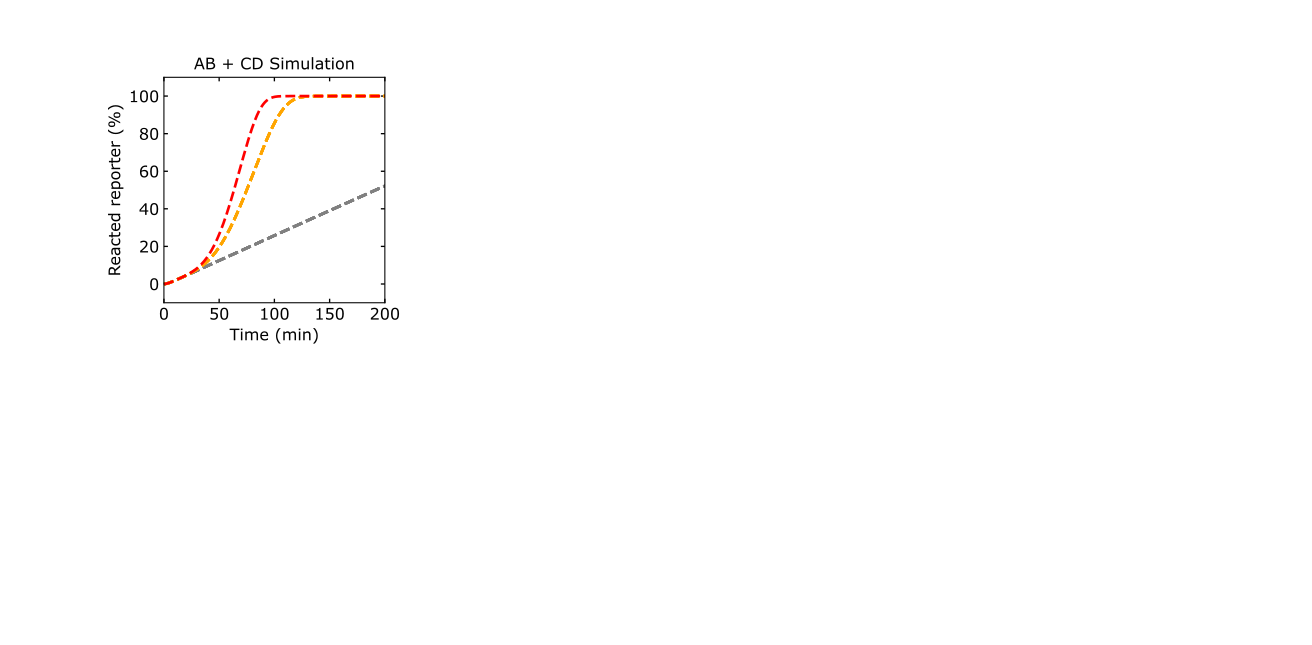

Recreate this plot in Python.
# -*- coding: utf-8 -*-
"""
Created on Fri Jul  8 14:40:33 2022

@author: tnm12
"""

import numpy as np
import matplotlib.pyplot as plt
from matplotlib.ticker import MaxNLocator

import sys
import Simulatorv2021 as RSDs #import version 2.0.2.1 of simulator
    
fs = 12

color = ['grey','grey','grey','orange','grey','grey','grey','orange','grey','grey','grey','orange','orange','orange','orange','red']

'''
##############################################################################
Simulations
##############################################################################
'''

t_sim = np.linspace(0,4,1001)*3600 # seconds

k_txn = 0.0075 #transcription rate

REP_con=500
      #0 0 0 1 0 0 0 1  0  0  0  1  1  1  1  1 (creates reporter)
IN1 = [0,0,0,0,0,0,0,0,25,25,25,25,25,25,25,25]
IN3 = [0,0,0,0,25,25,25,25,0,0,0,0,25,25,25,25]
IN4 = [0,0,25,25,0,0,25,25,0,0,25,25,0,0,25,25] #input template
IN5 = [0,25,0,25,0,25,0,25,0,25,0,25,0,25,0,25]


model = RSDs.RSD_sim() # define the model instance

# specify species involved in the reaction
model.molecular_species('gate{5.4,2}',DNA_con=25)
model.molecular_species('gate{3.1,2}',DNA_con=25)
model.molecular_species('reporter{2}',DNA_con=REP_con)

model.global_rate_constants(ktxn=k_txn) #globally changes transcription rates

plt.subplot(2,4,1)
for n in range(len(IN1)):
    model.molecular_species('input{1}',DNA_con=IN1[n])
    model.molecular_species('input{3}',DNA_con=IN3[n])
    model.molecular_species('input{4}',DNA_con=IN4[n])
    model.molecular_species('input{5}',DNA_con=IN5[n])
    
    # simulate the model (input is simulation time)
    model.simulate(t_sim)
    
    # pull out the species from the model solution to plot
    S2 = model.output_concentration('S{2}')
    
    fs = 12
    
    if (S2[-1] >= REP_con*.9):
        print("S2 Created for Inputs=["+str(IN1[n])+','+str(IN3[n])+','+str(IN4[n])+','+str(IN5[n])+']')
    
    plt.plot(model.t/60,(S2/REP_con)*100,color=color[n],linewidth=2,linestyle='--')

plt.xticks(fontsize=fs)
plt.yticks(fontsize=fs)
plt.ylim(-10,110)
plt.xlim(0,200)
ax1 = plt.gca()
ax1.xaxis.set_tick_params(which='both',size=3,width=1,direction='in',top='on')
#ax1.xaxis.set_major_locator(MaxNLocator(integer=True))
ax1.yaxis.set_tick_params(which='both',size=3,width=1,direction='in',right='on')
plt.xlabel('Time (min)',fontsize=fs)
plt.ylabel('Reacted reporter (%)',fontsize=fs)
plt.title('AB + CD Simulation')
